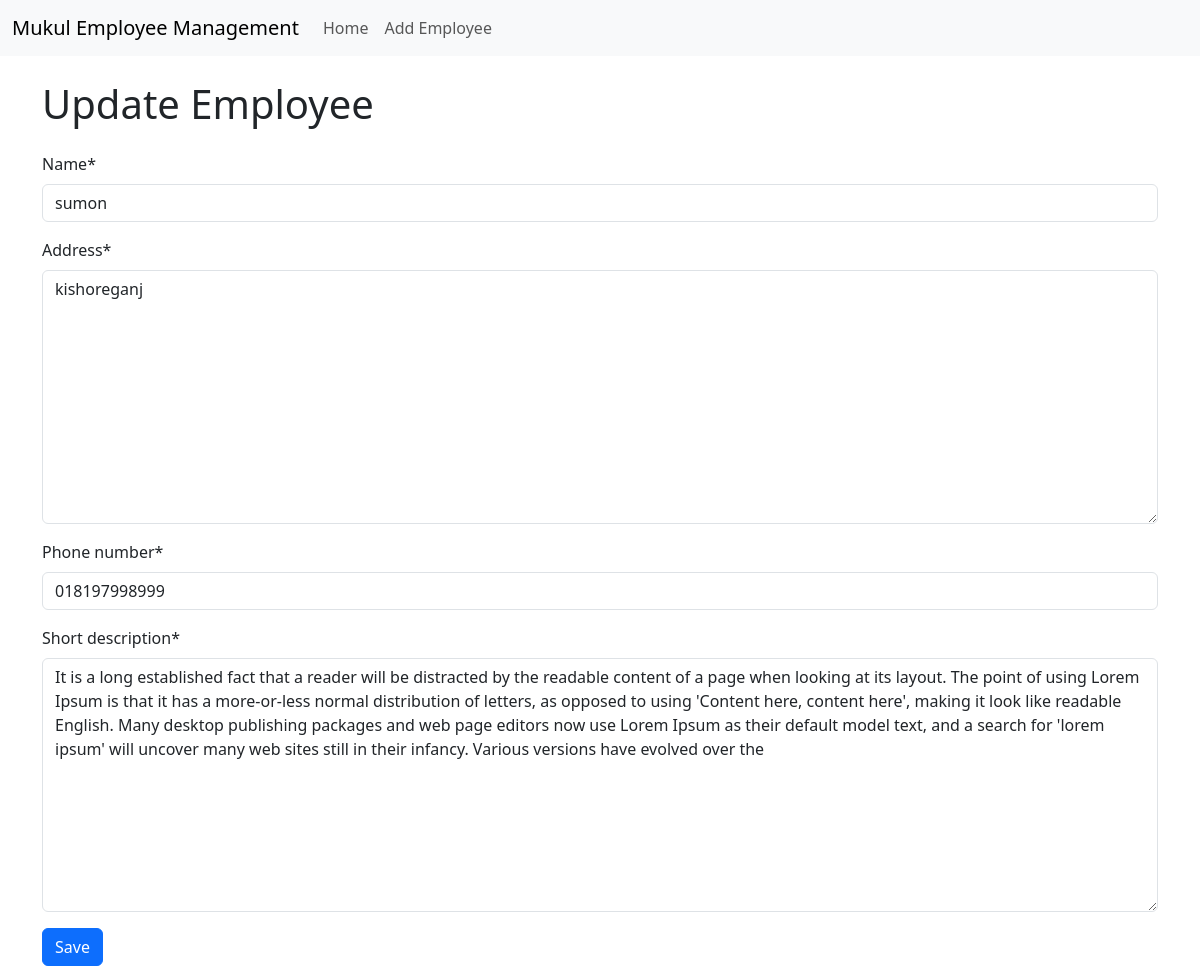
The app's page /update/2/ with its own data.
### employees/models.py (models this page shows, shortened)
class Employee(models.Model):
    name = models.CharField(max_length=100)
    address = models.TextField()
    phone_number = models.CharField(max_length=15)
    salary = models.DecimalField(max_digits=10, decimal_places=2)  # No longer `editable=False`
    designation = models.CharField(max_length=100)  # No longer `editable=False`
    short_description = models.TextField()

### employees/views.py (the view)
# urls.py: path('update/<int:employee_id>/', views.update_employee, name='update_employee'),
def update_employee(request, employee_id):
    employee = get_object_or_404(Employee, pk=employee_id)
    if request.method == 'POST':
        form = EmployeeUpdateForm(request.POST, instance=employee)
        if form.is_valid():
            form.save()
            return redirect('home')
    else:
        form = EmployeeUpdateForm(instance=employee)
    return render(request, 'employees/update_employee.html', {'form': form})

### employees/forms.py
class EmployeeUpdateForm(forms.ModelForm):
    class Meta:
        model = Employee
        fields = ['name', 'address', 'phone_number', 'short_description']  # Salary & Designation removed

### employees/templates/employees/update_employee.html (shortened to what this page needs)
{% extends 'base.html' %}
{% load crispy_forms_tags %}
{% block content %}
<h1 class="mb-4">Update Employee</h1>
<form method="POST" class="needs-validation">
  {{ form|crispy }}
  <button type="submit" class="btn btn-primary">Save</button>
</form>
{% endblock %}

### records on screen
Employee: name "sumon", address "kishoreganj", phone_number "018197998999", short_description "It is a long established fact that a reader will be distracted by the readable content of a page when looking at its layout. The point of using Lorem Ipsum is that it has a more-or-less normal distribution of letters, as opposed to using 'Content here, content here', making it look like readable English. Many desktop publishing packages and web page editors now use Lorem Ipsum as their default model text, and a search for 'lorem ipsum' will uncover many web sites still in their infancy. Various versions have evolved over the"
